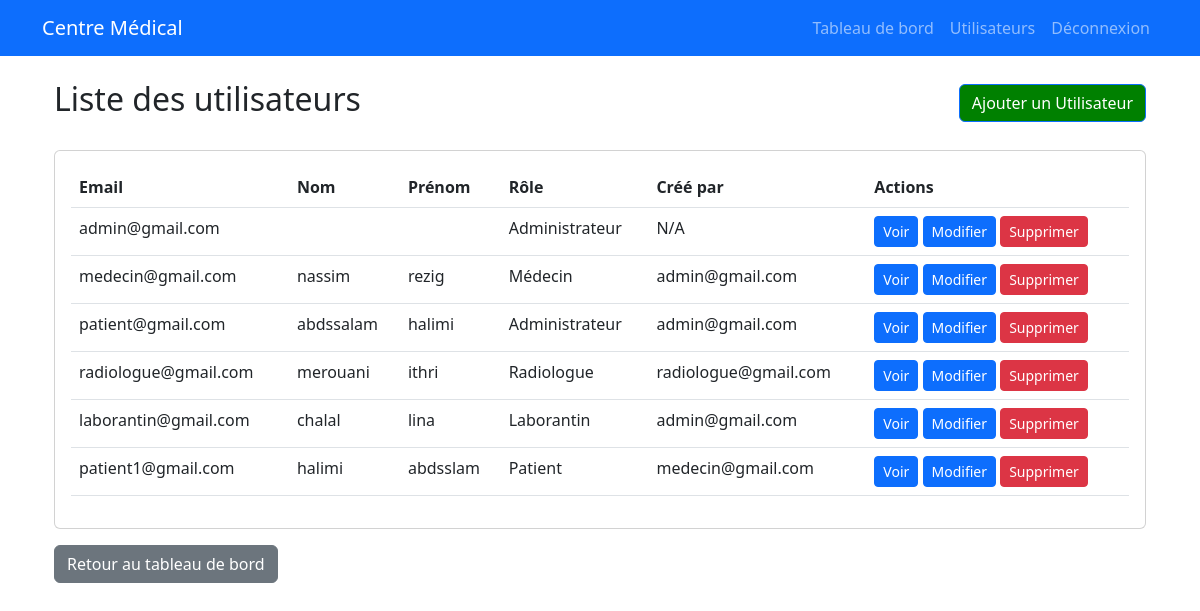
Screenshot of /accounts/users/ (signed in) with the database file from the repository.
### accounts/models.py (models this page shows, shortened)
class User(AbstractUser):
    ROLE_CHOICES = (
        ('ADMIN', 'Administrateur'),
        ('MEDECIN', 'Médecin'),
        ('PATIENT', 'Patient'),
        ('RADIOLOGUE', 'Radiologue'),
        ('LABORANTIN', 'Laborantin'),
        ('PRATICIEN', 'Praticien de santé'),
    )
    email = models.EmailField(unique=True)
    role = models.CharField(max_length=15, choices=ROLE_CHOICES, default='PATIENT')
    created_by = models.ForeignKey('self', on_delete=models.SET_NULL, null=True, blank=True, related_name='created_users')
    USERNAME_FIELD = 'email'
    REQUIRED_FIELDS = []
    objects = UserManager()
    @property
    def is_admin(self):
        return self.role == 'ADMIN'
    @property
    def is_medecin(self):
        return self.role == 'MEDECIN'
    @property
    def is_radiologue(self):
        return self.role == 'RADIOLOGUE'
    @property
    def is_laborantin(self):
        return self.role == 'LABORANTIN'
    @property
    def is_praticien(self):
        return self.role == 'PRATICIEN'

### accounts/views.py (the view)
# urls.py: path('users/', views.UserListView.as_view(), name='user_list'),
class UserListView(UserPassesTestMixin, ListView):
    model = User
    template_name = 'accounts/user_list.html'
    context_object_name = 'users'
    def test_func(self):
        return (self.request.user.is_admin or
                self.request.user.is_medecin or
                self.request.user.is_radiologue or
                self.request.user.is_laborantin or
                self.request.user.is_praticien)
    def get_queryset(self):
        queryset = super().get_queryset()
        search_query = self.request.GET.get('search_query')
        if search_query:
            queryset = queryset.filter(
                models.Q(email__icontains=search_query) |
                models.Q(first_name__icontains=search_query) |
                models.Q(last_name__icontains=search_query)
            )
        if self.request.user.is_medecin:
            queryset = queryset.filter(role='PATIENT')
        elif self.request.user.is_radiologue:
            queryset = queryset.filter(role='PATIENT')
        elif self.request.user.is_laborantin:
            queryset = queryset.filter(role='PATIENT')
        elif self.request.user.is_praticien:
            queryset = queryset.filter(role='PATIENT')
        return queryset
    def get_context_data(self, **kwargs):
        context = super().get_context_data(**kwargs)
        context['search_query'] = self.request.GET.get('search_query', '')
        return context

### accounts/templates/accounts/user_list.html
{% extends 'base.html' %}
{% block content %}
<div class="container mt-4">
    <div class="d-flex justify-content-between align-items-center mb-4">
        <h2>Liste des utilisateurs</h2>
        <a href="{% if request.user.is_admin %}{% url 'user_create' 'user' %}{% else %}{% url 'user_create' 'patient' %}{% endif %}"
           class="btn btn-primary" style="background-color: green; color: white;">
            {% if request.user.is_admin %}Ajouter un Utilisateur{% else %}Ajouter un Patient{% endif %}
        </a>
    </div>
    <div class="card">
        <div class="card-body">
            <table class="table">
                <thead>
                    <tr>
                        <th>Email</th>
                        <th>Nom</th>
                        <th>Prénom</th>
                        <th>Rôle</th>
                        <th>Créé par</th>
                        <th>Actions</th>
                    </tr>
                </thead>
                <tbody>
                    {% for user in users %}
                    <tr>
                        <td>{{ user.email }}</td>
                        <td>{{ user.last_name }}</td>
                        <td>{{ user.first_name }}</td>
                        <td>{{ user.get_role_display }}</td>
                        <td>{{ user.created_by.email|default:"N/A" }}</td>
                        <td>
                            <a href="{% url 'user_detail' user.id %}" class="btn btn-sm btn-primary">Voir</a>
                            {% if request.user.is_admin or request.user == user.created_by and user.is_patient %}
                                <a href="{% url 'user_update' user.id %}" class="btn btn-sm btn-primary">Modifier</a>
                                <a href="{% url 'user_delete' user.id %}" class="btn btn-sm btn-danger">Supprimer</a>
                            {% endif %}
                        </td>
                    </tr>
                    {% empty %}
                    <tr>
                        <td colspan="6" class="text-center">Aucun utilisateur trouvé</td>
                    </tr>
                    {% endfor %}
                </tbody>
            </table>
        </div>
    </div>
    <div class="mt-3">
        <a href="{% url 'dashboard' %}" class="btn btn-secondary">Retour au tableau de bord</a>
    </div>
</div>
{% endblock %}

### accounts/templates/base.html (shortened to what this page needs)
<!DOCTYPE html>
<html lang="fr">
<head>
    <link href="https://cdn.jsdelivr.net/npm/bootstrap@5.3.0/dist/css/bootstrap.min.css" rel="stylesheet">
</head>
<body>
    <nav class="navbar navbar-expand-lg navbar-dark bg-primary">
        <div class="container">
            <a class="navbar-brand" href="{% url 'dashboard' %}">Centre Médical</a>
            <div class="collapse navbar-collapse" id="navbarNav">
                <ul class="navbar-nav ms-auto">
                    {% if user.is_authenticated %}
    <li class="nav-item">
        <a class="nav-link" href="{% url 'dashboard' %}">Tableau de bord</a>
    </li>
    {% if user.is_admin or user.is_medecin %}
    <li class="nav-item">
        <a class="nav-link" href="{% url 'user_list' %}">Utilisateurs</a>
    </li>
    {% endif %}
    <li class="nav-item">
        <a class="nav-link" href="{% url 'logout' %}">Déconnexion</a>
    </li>
{% else %}
    <li class="nav-item">
        <a class="nav-link" href="{% url 'login' %}">Connexion</a>
    </li>
{% endif %}
                </ul>
            </div>
        </div>
    </nav>
    <div class="container mt-4">
        {% block content %}{% endblock %}
    </div>
</body>
</html>

### rows the page displays
User: email "admin@gmail.com", role "Administrateur", created_by.email "N/A", shows "Modifier"
User: email "medecin@gmail.com", last_name "nassim", first_name "rezig", role "Médecin", created_by.email "admin@gmail.com"
User: email "patient@gmail.com", last_name "abdssalam", first_name "halimi", role "Administrateur", created_by.email "admin@gmail.com"
User: email "radiologue@gmail.com", last_name "merouani", first_name "ithri", role "Radiologue", created_by.email "radiologue@gmail.com"
User: email "laborantin@gmail.com", last_name "chalal", first_name "lina", role "Laborantin", created_by.email "admin@gmail.com"
User: email "patient1@gmail.com", last_name "halimi", first_name "abdsslam", role "Patient", created_by.email "medecin@gmail.com"
